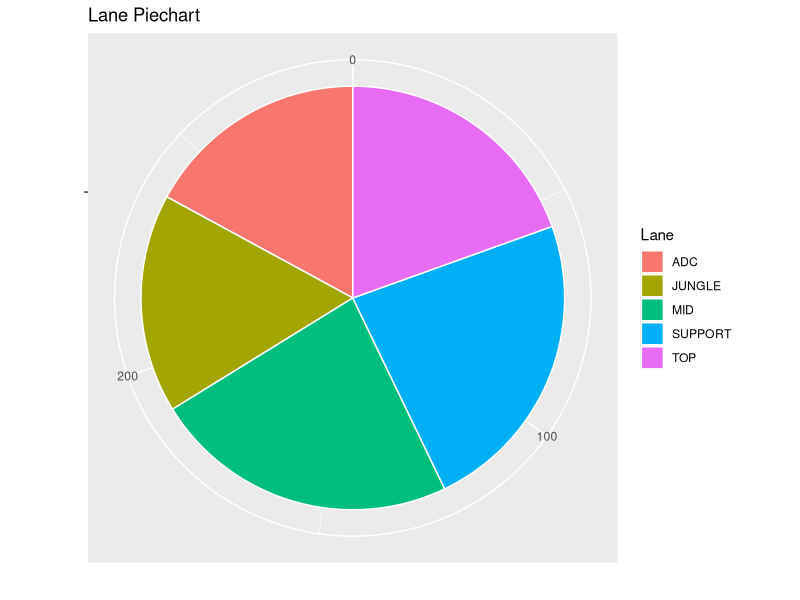
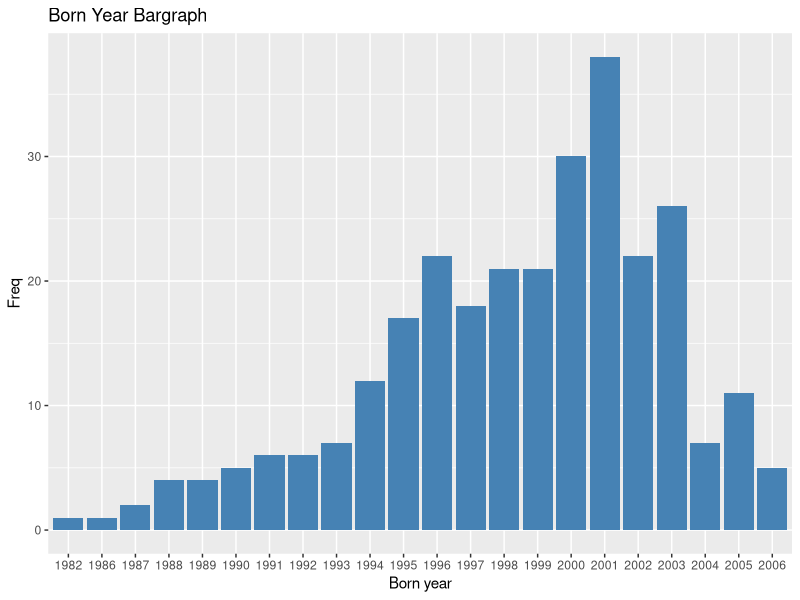
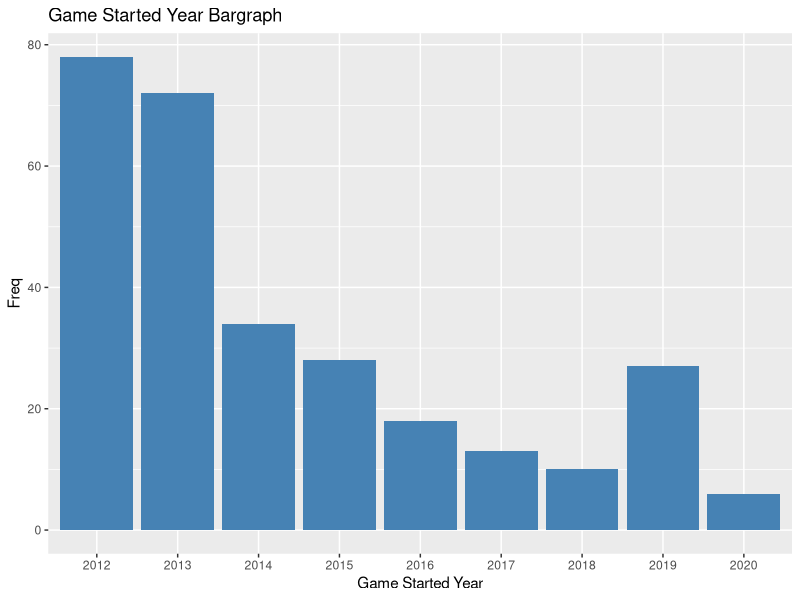
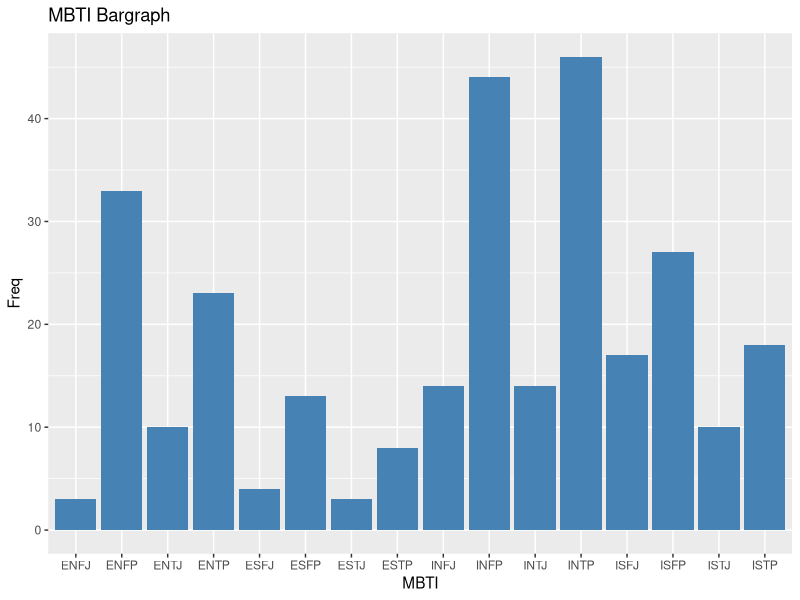

R code for these plots, in order: (Note: this script raises an error after producing the figures.)
library(ggplot2);library(dplyr);
df <- read.csv(file = 'data/Roll_Data.csv')
names(df) <- c("champ1", "champ2", "champ3", "lane", "gender", "born_year", "game_started_year", "MBTI")
#######################SURVEY STATISTICS#######################
#lane, piegraph
dflane <- as.data.frame(table(df$lane))

ggplot(dflane, aes(x="", y=dflane$Freq, fill=dflane$Var1)) +
         geom_bar(stat="identity", width=1, color="white") +
         coord_polar("y", start=0)+
  labs(title = "Lane Piechart")+
  labs(fill = "Lane")+
  xlab("") +
  ylab("")
#gender
table(df$gender)
#born_year, bargraph
dfborn <- as.data.frame(table(df$born_year))
ggplot(dfborn, aes(x=dfborn$Var1, y=dfborn$Freq))+
  geom_bar(stat = "identity", fill="steelblue")+
  labs(title = "Born Year Bargraph")+
  xlab("Born year") +
  ylab("Freq")
#game_started_year, bargraph
dfgamestart <- as.data.frame(table(df$game_started_year))
ggplot(dfgamestart, aes(x=dfgamestart$Var1, y=dfgamestart$Freq))+
  geom_bar(stat = "identity", fill="steelblue")+
  labs(title = "Game Started Year Bargraph")+
  xlab("Game Started Year") +
  ylab("Freq")
#MBTI, bargraph
dfMBTI <- as.data.frame(table(df$MBTI))
ggplot(dfMBTI, aes(x=dfMBTI$Var1, y=dfMBTI$Freq))+
  geom_bar(stat = "identity", fill="steelblue")+
  labs(title = "MBTI Bargraph")+
  xlab("MBTI") +
  ylab("Freq")
#MBTI, bargraph by 4
LaneMBTI_df<-df[,c(11,15)]
LaneMBTI <- data.frame()
df_m <- as.data.frame(table(LaneMBTI$M))
df_b <- as.data.frame(table(LaneMBTI$B))
df_t <- as.data.frame(table(LaneMBTI$T))
df_i <- as.data.frame(table(LaneMBTI$I))
df_mbti <- rbind(df_m, df_b, df_t, df_i)
mycolor <- c("#00798c","#00798c","#d1495b","#d1495b","#edae49","#edae49","#66a182","#66a182")
ggplot(df_mbti, aes(x=df_mbti$Var1, y=df_mbti$Freq))+
  geom_bar(stat = "identity", fill = mycolor)+
  labs(title = "MBTI Bargraph")+
  xlab("MBTI") +
  ylab("Freq")

#######################preprocess data frame#######################
ChampLaneMBTI_df <- df[,c(1, 2, 3, 4, 8)]
ChampLaneMBTI <- data.frame()
for (row in 1:nrow(ChampLaneMBTI_df)){
  lane <- ChampLaneMBTI_df[row, "lane"]
  mbti <- ChampLaneMBTI_df[row, "MBTI"]
  M1 <- ChampLaneMBTI_df[row, "champ1"]
  M2 <- ChampLaneMBTI_df[row, "champ2"]
  M3 <- ChampLaneMBTI_df[row, "champ3"]
  mbti1 <- substring(ChampLaneMBTI_df[row, "MBTI"],1,1)
  mbti2 <- substring(ChampLaneMBTI_df[row, "MBTI"],2,2)
  mbti3 <- substring(ChampLaneMBTI_df[row, "MBTI"],3,3)
  mbti4 <- substring(ChampLaneMBTI_df[row, "MBTI"],4,4)
  if (lane != "None") {
    ChampLaneMBTI <- rbind(ChampLaneMBTI, c(lane, M1, M2, M3, mbti1, mbti2, mbti3, mbti4))
  }
}
names(ChampLaneMBTI) <- c("lane", "champ1","champ2","champ3", "M", "B", "T", "I")
#######################LANE & MBTI#######################
LaneMBTI <- ChampLaneMBTI[,c(1,5,6,7,8)]
#table lane, M, B, T, I
tb_lm <- table(LaneMBTI$lane, LaneMBTI$M);tb_lb <- table(LaneMBTI$lane, LaneMBTI$B);tb_lt <- table(LaneMBTI$lane, LaneMBTI$T);tb_li <- table(LaneMBTI$lane, LaneMBTI$I);
#chi-square test
chisq.test(tb_lm)
chisq.test(tb_lb)
chisq.test(tb_lt)
chisq.test(tb_li)


#######################MOST CHAMPION & MBTI#######################
ChampMBTI <- data.frame()

for (row in 1:nrow(ChampLaneMBTI[,c(1,2,5,6,7,8)])){
  champ1 <- ChampLaneMBTI[,c(1,2,5,6,7,8)][row, "champ1"]
  keyChamp1 <- as.integer(champ1)
  lane <- ChampLaneMBTI[,c(1,2,5,6,7,8)][row, "lane"]
  mbti1 <- ChampLaneMBTI[,c(1,2,5,6,7,8)][row, "M"]
  mbti2 <- ChampLaneMBTI[,c(1,2,5,6,7,8)][row, "B"]
  mbti3 <- ChampLaneMBTI[,c(1,2,5,6,7,8)][row, "T"]
  mbti4 <- ChampLaneMBTI[,c(1,2,5,6,7,8)][row, "I"]
  if (mbti != "" & lane != "None"){
    ChampMBTI <- rbind(ChampMBTI, c(champ1, mbti1, mbti2, mbti3, mbti4, kv_df_All[keyChamp1], lane))
  }
}
names(ChampMBTI) <- c("champ1", "M", "B", "T", "I", "cluster", "lane")
#table cluster, MBTI
tb_cm <- table(ChampMBTI$cluster, ChampMBTI$M);tb_cb <- table(ChampMBTI$cluster, ChampMBTI$B);tb_ct <- table(ChampMBTI$cluster, ChampMBTI$T);tb_ci <- table(ChampMBTI$cluster, ChampMBTI$I);
#chi-square test
chisq.test(tb_cm)
chisq.test(tb_cb)
chisq.test(tb_ct)
chisq.test(tb_ci)

#######################Champ&line&MBTI by hclustering#######################
ChampMBTI_TopH<-data.frame();ChampMBTI_JgH<-data.frame();ChampMBTI_MidH<-data.frame();ChampMBTI_BotH<-data.frame();ChampMBTI_SupH<-data.frame();


for (row in 1:nrow(ChampMBTI)){
  champ1 <- ChampMBTI[row, "champ1"]
  keyChamp1 <- as.integer(champ1)
  lane <- ChampMBTI[row, "lane"]
  M <- ChampMBTI[row, "M"]
  B <- ChampMBTI[row, "B"]
  T <- ChampMBTI[row, "T"]
  I <- ChampMBTI[row, "I"]

  if (lane == "TOP"){
    ChampMBTI_TopH <- rbind(ChampMBTI_TopH, c(champ1, M, B, T, I, kv_df_TopH[keyChamp1], lane))
  }
  if (lane == "JUNGLE"){
    ChampMBTI_JgH <- rbind(ChampMBTI_JgH, c(champ1, M, B, T, I, kv_df_JgH[keyChamp1], lane))
  }
  if (lane == "MID"){
    ChampMBTI_MidH <- rbind(ChampMBTI_MidH, c(champ1, M, B, T, I, kv_df_MidH[keyChamp1], lane))
  }
  if (lane == "ADC"){
    ChampMBTI_BotH <- rbind(ChampMBTI_BotH, c(champ1, M, B, T, I, kv_df_BotH[keyChamp1], lane))
  }
  if (lane == "SUPPORT"){
    ChampMBTI_SupH <- rbind(ChampMBTI_SupH, c(champ1, M, B, T, I, kv_df_SupH[keyChamp1], lane))
  }
}
names(ChampMBTI_TopH) <- c("champ1", "M", "B", "T", "I", "cluster", "lane");names(ChampMBTI_JgH) <- c("champ1", "M", "B", "T", "I", "cluster", "lane");names(ChampMBTI_MidH) <- c("champ1", "M", "B", "T", "I", "cluster", "lane");names(ChampMBTI_BotH) <- c("champ1", "M", "B", "T", "I", "cluster", "lane");names(ChampMBTI_SupH) <- c("champ1", "M", "B", "T", "I", "cluster", "lane");
#table cluster, M,B,T,I
tb_cTm <- table(ChampMBTI_TopH$cluster, ChampMBTI_TopH$M);tb_cTb <- table(ChampMBTI_TopH$cluster, ChampMBTI_TopH$B);tb_cTt <- table(ChampMBTI_TopH$cluster, ChampMBTI_TopH$T);tb_cTi <- table(ChampMBTI_TopH$cluster, ChampMBTI_TopH$I);
tb_cJm <- table(ChampMBTI_JgH$cluster, ChampMBTI_JgH$M);tb_cJb <- table(ChampMBTI_JgH$cluster, ChampMBTI_JgH$B);tb_cJt <- table(ChampMBTI_JgH$cluster, ChampMBTI_JgH$T);tb_cJi <- table(ChampMBTI_JgH$cluster, ChampMBTI_JgH$I);
tb_cMm <- table(ChampMBTI_MidH$cluster, ChampMBTI_MidH$M);tb_cMb <- table(ChampMBTI_MidH$cluster, ChampMBTI_MidH$B);tb_cMt <- table(ChampMBTI_MidH$cluster, ChampMBTI_MidH$T);tb_cMi <- table(ChampMBTI_MidH$cluster, ChampMBTI_MidH$I);
tb_cBm <- table(ChampMBTI_BotH$cluster, ChampMBTI_BotH$M);tb_cBb <- table(ChampMBTI_BotH$cluster, ChampMBTI_BotH$B);tb_cBt <- table(ChampMBTI_BotH$cluster, ChampMBTI_BotH$T);tb_cBi <- table(ChampMBTI_BotH$cluster, ChampMBTI_BotH$I);
tb_cSm <- table(ChampMBTI_SupH$cluster, ChampMBTI_SupH$M);tb_cSb <- table(ChampMBTI_SupH$cluster, ChampMBTI_SupH$B);tb_cSt <- table(ChampMBTI_SupH$cluster, ChampMBTI_SupH$T);tb_cSi <- table(ChampMBTI_SupH$cluster, ChampMBTI_SupH$I);

#chi-square test
chisq.test(tb_cTm)
chisq.test(tb_cTb)
chisq.test(tb_cTt)
chisq.test(tb_cTi)

chisq.test(tb_cJm)
chisq.test(tb_cJb)
chisq.test(tb_cJt)
chisq.test(tb_cJi)

chisq.test(tb_cMm)
chisq.test(tb_cMb)
chisq.test(tb_cMt)
chisq.test(tb_cMi)

chisq.test(tb_cBm)
chisq.test(tb_cBb)
chisq.test(tb_cBt)
chisq.test(tb_cBi)

chisq.test(tb_cSm)
chisq.test(tb_cSb)
chisq.test(tb_cSt)
chisq.test(tb_cSi)


#######################Champ&line&MBTI by kclustering#######################
ChampMBTI_Top<-data.frame();ChampMBTI_Jg<-data.frame();ChampMBTI_Mid<-data.frame();ChampMBTI_Bot<-data.frame();ChampMBTI_Sup<-data.frame();

for (row in 1:nrow(ChampMBTI)){
  champ1 <- ChampMBTI[row, "champ1"]
  keyChamp1 <- as.integer(champ1)
  lane <- ChampMBTI[row, "lane"]
  M <- ChampMBTI[row, "M"]
  B <- ChampMBTI[row, "B"]
  T <- ChampMBTI[row, "T"]
  I <- ChampMBTI[row, "I"]
  if (lane == "TOP"){
    ChampMBTI_Top <- rbind(ChampMBTI_Top, c(champ1, M, B, T, I, kv_df_Top[keyChamp1], lane))
  }
  if (lane == "JUNGLE"){
    ChampMBTI_Jg <- rbind(ChampMBTI_Jg, c(champ1, M, B, T, I, kv_df_Jg[keyChamp1], lane))
  }
  if (lane == "MID"){
    ChampMBTI_Mid <- rbind(ChampMBTI_Mid, c(champ1, M, B, T, I, kv_df_Mid[keyChamp1], lane))
  }
  if (lane == "ADC"){
    ChampMBTI_Bot <- rbind(ChampMBTI_Bot, c(champ1, M, B, T, I, kv_df_Bot[keyChamp1], lane))
  }
  if (lane == "SUPPORT"){
    ChampMBTI_Sup <- rbind(ChampMBTI_Sup, c(champ1, M, B, T, I, kv_df_Sup[keyChamp1], lane))
  }
}
names(ChampMBTI_Top) <- c("champ1", "M", "B", "T", "I", "cluster", "lane");names(ChampMBTI_Jg) <- c("champ1", "M", "B", "T", "I", "cluster", "lane");names(ChampMBTI_Mid) <- c("champ1", "M", "B", "T", "I", "cluster", "lane");names(ChampMBTI_Bot) <- c("champ1", "M", "B", "T", "I", "cluster", "lane");names(ChampMBTI_Sup) <- c("champ1", "M", "B", "T", "I", "cluster", "lane");
#table Top cluster, M,B,T,I
tb_cTm <- table(ChampMBTI_Top$cluster, ChampMBTI_Top$M);tb_cTb <- table(ChampMBTI_Top$cluster, ChampMBTI_Top$B);tb_cTt <- table(ChampMBTI_Top$cluster, ChampMBTI_Top$T);tb_cTi <- table(ChampMBTI_Top$cluster, ChampMBTI_Top$I);
#table Jg cluster, M,B,T,I
tb_cJm <- table(ChampMBTI_Jg$cluster, ChampMBTI_Jg$M);tb_cJb <- table(ChampMBTI_Jg$cluster, ChampMBTI_Jg$B);tb_cJt <- table(ChampMBTI_Jg$cluster, ChampMBTI_Jg$T);tb_cJi <- table(ChampMBTI_Jg$cluster, ChampMBTI_Jg$I);
#table Mid cluster, M,B,T,I
tb_cMm <- table(ChampMBTI_Mid$cluster, ChampMBTI_Mid$M);tb_cMb <- table(ChampMBTI_Mid$cluster, ChampMBTI_Mid$B);tb_cMt <- table(ChampMBTI_Mid$cluster, ChampMBTI_Mid$T);tb_cMi <- table(ChampMBTI_Mid$cluster, ChampMBTI_Mid$I);
#table Bot cluster, M,B,T,I
tb_cBm <- table(ChampMBTI_Bot$cluster, ChampMBTI_Bot$M);tb_cBb <- table(ChampMBTI_Bot$cluster, ChampMBTI_Bot$B);tb_cBt <- table(ChampMBTI_Bot$cluster, ChampMBTI_Bot$T);tb_cBi <- table(ChampMBTI_Bot$cluster, ChampMBTI_Bot$I);
#table Sup cluster, M,B,T,I
tb_cSm <- table(ChampMBTI_Sup$cluster, ChampMBTI_Sup$M);tb_cSb <- table(ChampMBTI_Sup$cluster, ChampMBTI_Sup$B);tb_cSt <- table(ChampMBTI_Sup$cluster, ChampMBTI_Sup$T);tb_cSi <- table(ChampMBTI_Sup$cluster, ChampMBTI_Sup$I);
#chi-square test
chisq.test(tb_cTm)
chisq.test(tb_cTb)
chisq.test(tb_cTt)
chisq.test(tb_cTi)

chisq.test(tb_cJm)
chisq.test(tb_cJb)
chisq.test(tb_cJt)
chisq.test(tb_cJi)

chisq.test(tb_cMm)
chisq.test(tb_cMb)
chisq.test(tb_cMt)
chisq.test(tb_cMi)

chisq.test(tb_cBm)
chisq.test(tb_cBb)
chisq.test(tb_cBt)
chisq.test(tb_cBi)

chisq.test(tb_cSm)
chisq.test(tb_cSb)
chisq.test(tb_cSt)
chisq.test(tb_cSi)

